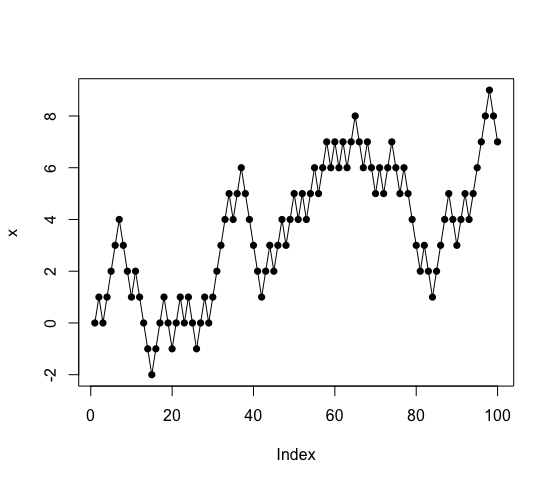

Recreate this plot in R.
n     = 100
x     = numeric(n)              #create empty vector to hold result
x[1]  = 0                       #set first entry to 0 (is already 0)

for (i in 2:n) {
    e    = sample(c(-1,1), 1)
    x[i] = x[i-1] + e           #draw the others (2nd onwards) using the conditional distribution 
}

plot(x, type="o", pch=16)       #visualize the results
